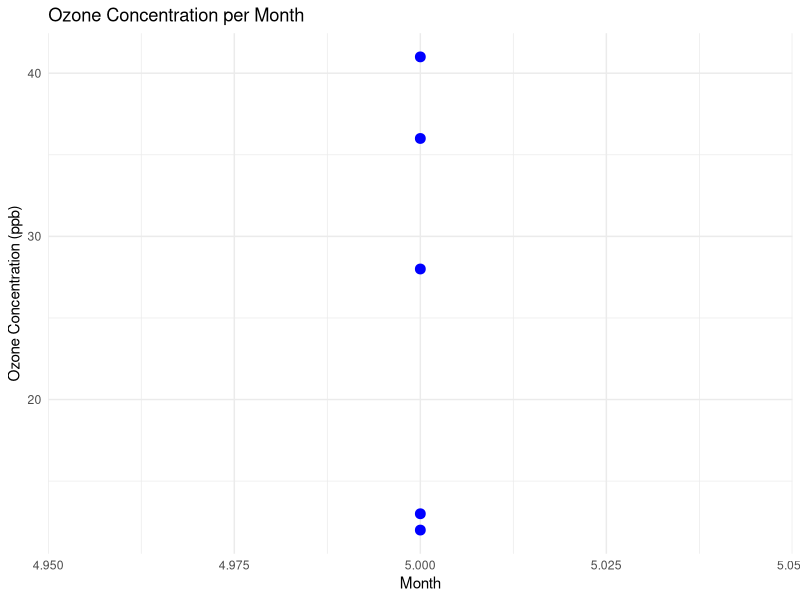

Recreate this plot in R.
# Load necessary library
library(ggplot2)
data<-data.frame(
  ozone=c(41,36,12,13,NA,28),month=rep(5,6)
)
ggplot(data,aes(x=month,y=ozone)) +
  geom_point(color = "blue", size = 3) +
  labs(title = "Ozone Concentration per Month", x = "Month", y = "Ozone Concentration (ppb)") +
  theme_minimal()


